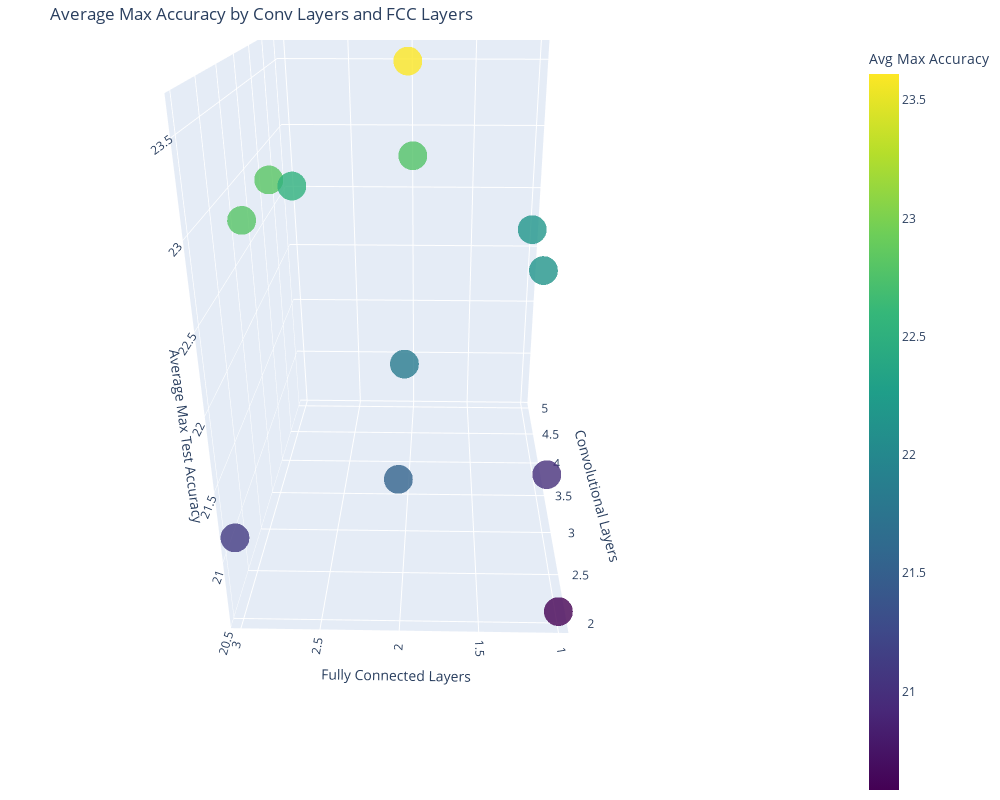

Notebook source saved alongside this figure:
### Code cell
import pandas as pd
import plotly.graph_objects as go

# Convert results data into a DataFrame
df = pd.DataFrame(results)

# Calculate max test accuracy for each configuration
df['max_accuracy'] = df['test_accuracies'].apply(max)

# Group by 'conv_layers' and 'fcc_layers' and calculate the average of max_accuracy
grouped_df = df.groupby(['conv_layers', 'fcc_layers']).agg(avg_max_accuracy=('max_accuracy', 'mean')).reset_index()

# Create 3D scatter plot with Plotly
fig = go.Figure(data=[go.Scatter3d(
    x=grouped_df['conv_layers'],
    y=grouped_df['fcc_layers'],
    z=grouped_df['avg_max_accuracy'],
    mode='markers',
    marker=dict(
        size=10,
        color=grouped_df['avg_max_accuracy'],  # Set color to average max accuracy
        colorscale='Viridis',      # Colorscale for accuracy
        opacity=0.8,
        colorbar=dict(title='Avg Max Accuracy')
    )
)])

# Update plot layout
fig.update_layout(
    title='Average Max Accuracy by Conv Layers and FCC Layers',
    scene=dict(
        xaxis_title='Convolutional Layers',
        yaxis_title='Fully Connected Layers',
        zaxis_title='Average Max Test Accuracy'
    ),
    autosize=False,
    width=1000,  # Adjust width
    height=800,  # Adjust height
    margin=dict(l=0, r=0, b=0, t=40)  # Set margins to reduce whitespace
)

# Show the plot
fig.show()

### Figure 1 — Plotly figure (JSON) as saved in the notebook; plotly's stock layout.template omitted (floating-point values rounded to 4 significant figures)
{"data": [{"marker": {"color": [20.58, 21.55, 21.12, 20.99, 21.83, 22.8, 22.15, 23.61, 22.81, 22.17, 22.78, 22.53], "colorbar": {"title": {"text": "Avg Max Accuracy"}}, "colorscale": [[0, "#440154"], [0.1111, "#482878"], [0.2222, "#3e4989"], [0.3333, "#31688e"], [0.4444, "#26828e"], [0.5556, "#1f9e89"], [0.6667, "#35b779"], [0.7778, "#6ece58"], [0.8889, "#b5de2b"], [1, "#fde725"]], "opacity": 0.8, "size": 10}, "mode": "markers", "type": "scatter3d", "x": [2, 2, 2, 3, 3, 3, 4, 4, 4, 5, 5, 5], "y": [1, 2, 3, 1, 2, 3, 1, 2, 3, 1, 2, 3], "z": [20.58, 21.55, 21.12, 20.99, 21.83, 22.8, 22.15, 23.61, 22.81, 22.17, 22.78, 22.53]}], "layout": {"autosize": false, "height": 800, "margin": {"b": 0, "l": 0, "r": 0, "t": 40}, "scene": {"aspectmode": "auto", "aspectratio": {"x": 1.141, "y": 0.7608, "z": 1.152}, "camera": {"center": {"x": 0.03214, "y": -0.03617, "z": -0.3575}, "eye": {"x": -2.174, "y": -0.08374, "z": 0.8109}, "projection": {"type": "perspective"}, "up": {"x": 0, "y": 0, "z": 1}}, "xaxis": {"title": {"text": "Convolutional Layers"}, "type": "linear"}, "yaxis": {"title": {"text": "Fully Connected Layers"}, "type": "linear"}, "zaxis": {"title": {"text": "Average Max Test Accuracy"}, "type": "linear"}}, "title": {"text": "Average Max Accuracy by Conv Layers and FCC Layers"}, "width": 1000}}
